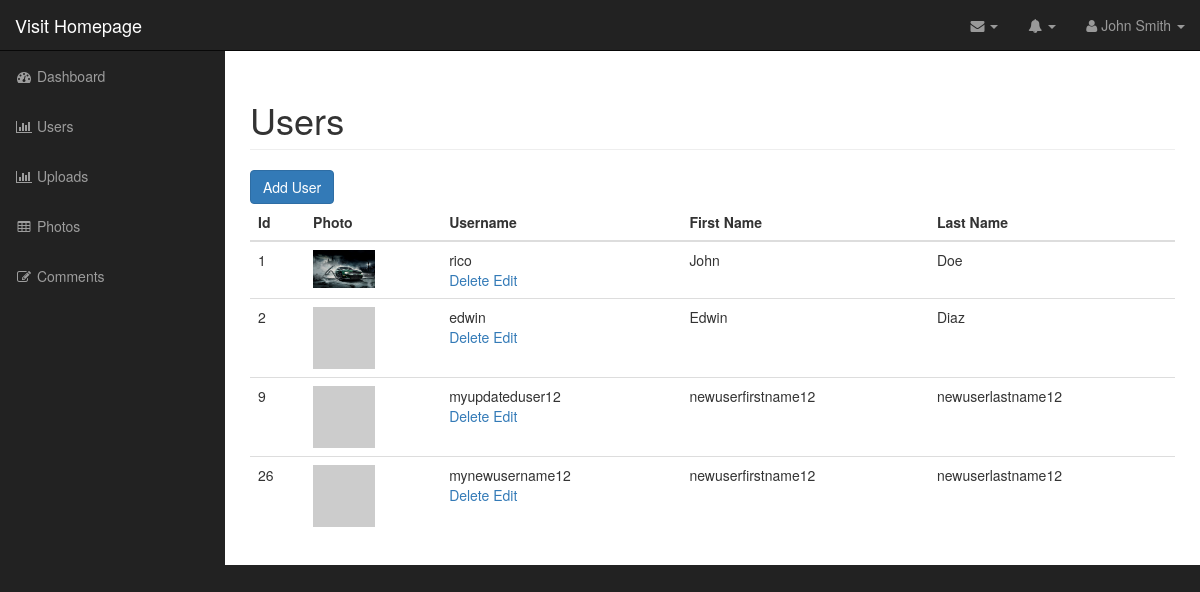
Before: /admin/users.php (signed in) with the older database file.
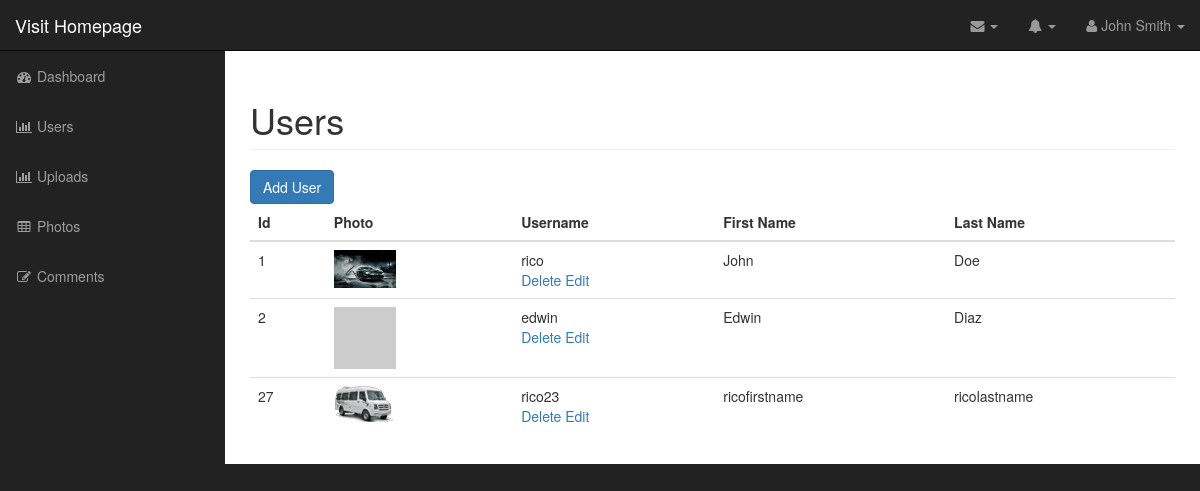
After: the same page with the newer database file.
### tables this page shows
CREATE TABLE IF NOT EXISTS `users` (
  `id` int(11) NOT NULL AUTO_INCREMENT,
  `username` varchar(255) NOT NULL,
  `password` varchar(255) NOT NULL,
  `first_name` varchar(255) NOT NULL,
  `last_name` varchar(255) NOT NULL,
  `user_image` varchar(255) NOT NULL,
  PRIMARY KEY (`id`)
);

### admin/includes/database.php (called while the page is built, shortened)
<?php
class Database{
	public $connection;
	public function open_db_connection(){
		$this->connection = new mysqli(DB_HOST,DB_USER,DB_PASS,DB_NAME);
	}
	public function query($sql){
		$result = $this->connection->query($sql);
		return $result;
	}
}
$database = new Database();
?>

### admin/includes/db_object.php (called while the page is built, shortened)
<?php
class Db_object{
	public static function find_all(){
	    return static::find_by_query("SELECT * FROM `".static::$db_table."`");
	}
	public static function find_by_query($sql){
	    global $database;
		$result_set = $database->query($sql);
	    $object_array = array();
	    while($fh_row = mysqli_fetch_assoc($result_set)){
	        $object_array[]= static::instantiation($fh_row);
	    }
	    return $object_array;
	}
	public static function instantiation($the_record){
	   $thisObject = new $calling_class;
	    foreach($the_record as $the_attribute=>$value){
	        if($thisObject->has_the_attr($the_attribute)){
	                $thisObject->$the_attribute = $value;
	        }
	    }
	    return $thisObject;
	}
	private function has_the_attr($the_attribute){
	    $object_vars = get_object_vars($this);
	    return array_key_exists($the_attribute, $object_vars);
	}
}
?>

### admin/includes/users.php (called while the page is built, shortened)
<?php
class Users extends Db_object{
    public $user_image;
    public function image_path_and_placeholder(){
        return (empty($this->user_image)) ? $this->image_placeholder : $this->upload_dir.DS.$this->user_image;
    }
}
?>

### admin/users.php (the view, shortened to what this page needs)
<?php error_reporting(0); include("includes/header.php"); ?>
    <nav class="navbar navbar-inverse navbar-fixed-top" role="navigation">
       <?php  include "includes/top_nav.php"; ?>
       <?php include "includes/side_nav.php"; ?>
    </nav>
    <div id="page-wrapper">
       <div class="container-fluid">
           <div class="row">
               <div class="col-lg-12">
                   <h1 class="page-header">
                       Users
                   </h1>
                   <div>
                       <a href="add_user.php" class="btn btn-primary">Add User</a>
                   </div>
               </div>
               <div class="col-lg-12">
                  <table class="table table-hover">
                      <thead>
                          <tr>
                              <th>Id</th>
                              <th>Photo</th>
                              <th>Username</th>
                              <th>First Name</th>
                              <th>Last Name</th>
                          </tr>
                      </thead>
                      <tbody>
                          <?php
                            $users = Users::find_all();
                            foreach($users as $user){ ?>
                                <tr>
                                    <td> <?php echo $user->id; ?>
                                </td>
                                    <td> <img src="<?php echo $user->image_path_and_placeholder(); ?>" alt="<?php echo $user->username ?>" class="admin-user-thumbnail"> </td>
                                    <td><?php echo $user->username ?> <br>
                                    <div class="action_links">
                                        <a href="delete_user.php?id=<?php echo $user->id; ?>">Delete</a>
                                        <a href="edit_user.php?id=<?php echo $user->id; ?>">Edit</a>
                                    </div> </td>
                                    <td><?php echo $user->first_name ?></td>
                                    <td><?php echo $user->last_name ?></td>
                                </tr>
                           <?php }
                          ?>
                      </tbody>
                  </table>
               </div>
           </div>
       </div>
    </div>
<?php include("includes/footer.php"); ?>

### admin/includes/header.php (shortened to what this page needs)
<!DOCTYPE html>
<html lang="en">
<head>
    <link href="css/bootstrap.min.css" rel="stylesheet">
    <link href="css/sb-admin.css" rel="stylesheet">
    <link href="font-awesome/css/font-awesome.min.css" rel="stylesheet" type="text/css">
	<link href="css/styles.css" rel="stylesheet">
</head>
<body>
    <div id="wrapper">

### admin/includes/top_nav.php (shortened to what this page needs)
<div class="navbar-header">
    <a class="navbar-brand" href="../index.php">Visit Homepage</a>
</div>
<ul class="nav navbar-right top-nav">
    <li class="dropdown">
        <a href="#" class="dropdown-toggle" data-toggle="dropdown"><i class="fa fa-envelope"></i> <b class="caret"></b></a>
    </li>
    <li class="dropdown">
        <a href="#" class="dropdown-toggle" data-toggle="dropdown"><i class="fa fa-bell"></i> <b class="caret"></b></a>
    </li>
    <li class="dropdown">
        <a href="#" class="dropdown-toggle" data-toggle="dropdown"><i class="fa fa-user"></i> John Smith <b class="caret"></b></a>
    </li>
</ul>

### admin/includes/side_nav.php (shortened to what this page needs)
<div class="collapse navbar-collapse navbar-ex1-collapse">
    <ul class="nav navbar-nav side-nav">
        <li>
            <a href="index.php"><i class="fa fa-fw fa-dashboard"></i> Dashboard</a>
        </li>
        <li>
            <a href="users.php"><i class="fa fa-fw fa-bar-chart-o"></i> Users</a>
        </li>
        <li>
            <a href="uploads.php"><i class="fa fa-fw fa-bar-chart-o"></i> Uploads</a>
        </li>
        <li>
            <a href="photos.php"><i class="fa fa-fw fa-table"></i> Photos</a>
        </li>
        <li>
            <a href="comments.php"><i class="fa fa-fw fa-edit"></i> Comments</a>
        </li>
    </ul>
</div>

### admin/includes/footer.php (shortened to what this page needs)
  </div>
</body>
</html>

### admin/css/sb-admin.css (style rules this page uses)
body { margin-top: 100px; background-color: #222; }
@media (min-width:768px) { body { margin-top: 50px; } }
#wrapper { padding-left: 0; }
#page-wrapper { width: 100%; padding: 0; background-color: #fff; }
@media (min-width:768px) { #wrapper { padding-left: 225px; } }
@media (min-width:768px) { #page-wrapper { padding: 10px; } }
.top-nav { padding: 0 15px; }
.top-nav>li { display: inline-block; float: left; }
.top-nav>li>a { padding-top: 15px; padding-bottom: 15px; line-height: 20px; color: #999; }
@media (min-width:768px) { .side-nav { position: fixed; top: 51px; left: 225px; width: 225px; margin-left: -225px; border: none; border-radius: 0; overflow-y: auto; background-color: #222; } }
@media (min-width:768px) { .side-nav>li>a { width: 225px; } }

### admin/css/styles.css (style rules this page uses)
.admin-user-thumbnail { width:62px; }

Changed rows visible on the page:
removed users: id "9", username "myupdateduser12", first_name "newuserfirstname12", last_name "newuserlastname12"
removed users: id "26", username "mynewusername12", first_name "newuserfirstname12", last_name "newuserlastname12"
added users: id "27", user_image (picture), username "rico23", first_name "ricofirstname", last_name "ricolastname"
